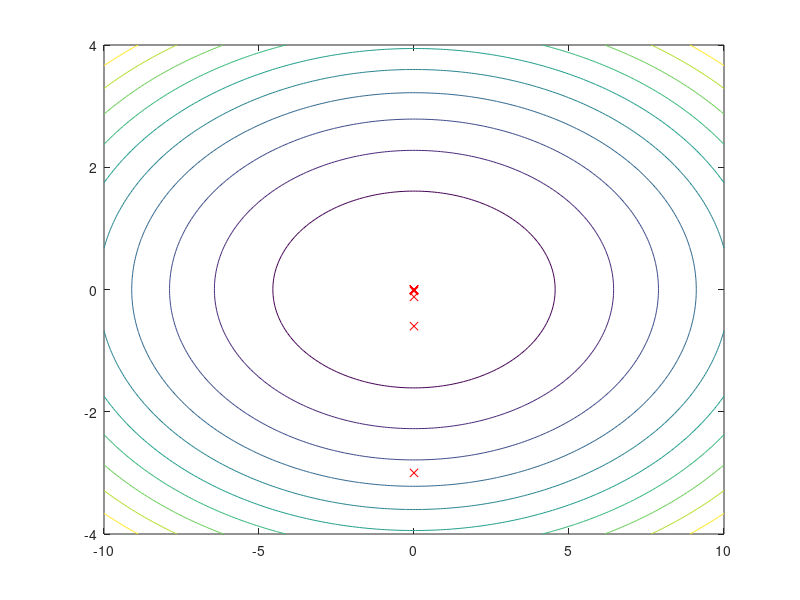

Write MATLAB code to recreate this figure.
% GRADIENT DESCENT ALGORITHM 
clc; clearvars; close all; 

% generate the problem data
num_points = 200;
x1 = linspace(-10, 10, num_points);
x2 = linspace(-4, 4, num_points); 
x2 = x2';
gamma = 8;

[x1m, x2m] = meshgrid(x1, x2); 
data = 0.5*(x1m.^2 + gamma*x2m.^2);

figure, contour(x1m, x2m, data);

% initialize gradient descent
x0 = [0, -3]; 
step_size = 0.1;
delta = 1;
epsilon = 10^(-5);
k = 1;
x(k, :) = x0;

% repeat iterations
hold on;
while(delta>epsilon)
    plot(x(k, 1), x(k, 2), 'rx');
    
    grad = [x(k, 1) x(k, 2)*gamma];
    
    x(k + 1, :) = x(k, :) - step_size*grad;
    
    delta = norm(x(k + 1, :) - x(k, :), 2);
        
    k = k + 1;
end

sprintf('Number of iterations for convergence when starting at (%d, %d) is %d', x0(1), x0(2), k)


